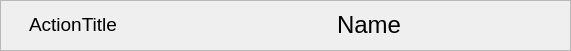
   <widget class="QFrame" name="frame_2">
    <property name="geometry">
     <rect>
      <x>0</x>
      <y>0</y>
      <width>571</width>
      <height>51</height>
     </rect>
    </property>
    <property name="styleSheet">
     <string notr="true"/>
    </property>
    <property name="frameShape">
     <enum>QFrame::StyledPanel</enum>
    </property>
    <property name="frameShadow">
     <enum>QFrame::Raised</enum>
    </property>
    <widget class="QWidget" name="horizontalLayoutWidget">
     <property name="geometry">
      <rect>
       <x>-1</x>
       <y>-1</y>
       <width>171</width>
       <height>51</height>
      </rect>
     </property>
     <layout class="QHBoxLayout" name="horizontalLayout">
      <property name="leftMargin">
       <number>30</number>
      </property>
      <item alignment="Qt::AlignLeft">
       <widget class="QLabel" name="labelTopTitle">
        <property name="font">
         <font>
          <pointsize>14</pointsize>
         </font>
        </property>
        <property name="text">
         <string>ActionTitle</string>
        </property>
       </widget>
      </item>
     </layout>
    </widget>
    <widget class="QWidget" name="verticalLayoutWidget">
     <property name="geometry">
      <rect>
       <x>169</x>
       <y>-1</y>
       <width>401</width>
       <height>51</height>
      </rect>
     </property>
     <layout class="QVBoxLayout" name="verticalLayout">
      <item alignment="Qt::AlignHCenter">
       <widget class="QLabel" name="labelTopName">
        <property name="font">
         <font>
          <pointsize>18</pointsize>
         </font>
        </property>
        <property name="text">
         <string>Name</string>
        </property>
       </widget>
      </item>
     </layout>
    </widget>
   </widget>
